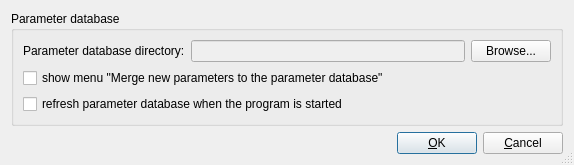
<?xml version="1.0" encoding="UTF-8"?>
<ui version="4.0">
 <class>ParameterDBOptionsDialog</class>
 <widget class="QDialog" name="ParameterDBOptionsDialog">
  <property name="geometry">
   <rect>
    <x>0</x>
    <y>0</y>
    <width>574</width>
    <height>160</height>
   </rect>
  </property>
  <property name="windowTitle">
   <string>Split2Events settings</string>
  </property>
  <property name="sizeGripEnabled">
   <bool>true</bool>
  </property>
  <property name="modal">
   <bool>true</bool>
  </property>
  <layout class="QGridLayout" name="gridLayout_2">
   <item row="0" column="0">
    <widget class="QGroupBox" name="groupBox_2">
     <property name="title">
      <string>Parameter database</string>
     </property>
     <layout class="QGridLayout" name="gridLayout">
      <item row="0" column="0">
       <layout class="QHBoxLayout" name="horizontalLayout">
        <item>
         <widget class="QLabel" name="label">
          <property name="text">
           <string>Parameter database directory:</string>
          </property>
          <property name="buddy">
           <cstring>DirParameterDB_lineEdit</cstring>
          </property>
         </widget>
        </item>
        <item>
         <widget class="QLineEdit" name="DirParameterDB_lineEdit">
          <property name="enabled">
           <bool>false</bool>
          </property>
         </widget>
        </item>
        <item>
         <widget class="QPushButton" name="browseDirParameterDB_pushButton">
          <property name="text">
           <string>Browse...</string>
          </property>
         </widget>
        </item>
       </layout>
      </item>
      <item row="1" column="0">
       <widget class="QCheckBox" name="mergeNewParameters_checkBox">
        <property name="text">
         <string>show menu &quot;Merge new parameters to the parameter database&quot;</string>
        </property>
       </widget>
      </item>
      <item row="2" column="0">
       <widget class="QCheckBox" name="refreshOnStart_checkBox">
        <property name="text">
         <string>refresh parameter database when the program is started</string>
        </property>
       </widget>
      </item>
     </layout>
    </widget>
   </item>
   <item row="1" column="0">
    <layout class="QHBoxLayout" name="horizontalLayout_2">
     <item>
      <spacer>
       <property name="orientation">
        <enum>Qt::Horizontal</enum>
       </property>
       <property name="sizeHint" stdset="0">
        <size>
         <width>388</width>
         <height>20</height>
        </size>
       </property>
      </spacer>
     </item>
     <item>
      <widget class="QPushButton" name="okButton">
       <property name="text">
        <string>&amp;OK</string>
       </property>
       <property name="default">
        <bool>true</bool>
       </property>
      </widget>
     </item>
     <item>
      <widget class="QPushButton" name="cancelButton">
       <property name="text">
        <string>&amp;Cancel</string>
       </property>
      </widget>
     </item>
    </layout>
   </item>
  </layout>
 </widget>
 <tabstops>
  <tabstop>DirParameterDB_lineEdit</tabstop>
  <tabstop>browseDirParameterDB_pushButton</tabstop>
  <tabstop>okButton</tabstop>
  <tabstop>cancelButton</tabstop>
 </tabstops>
 <resources/>
 <connections/>
</ui>
